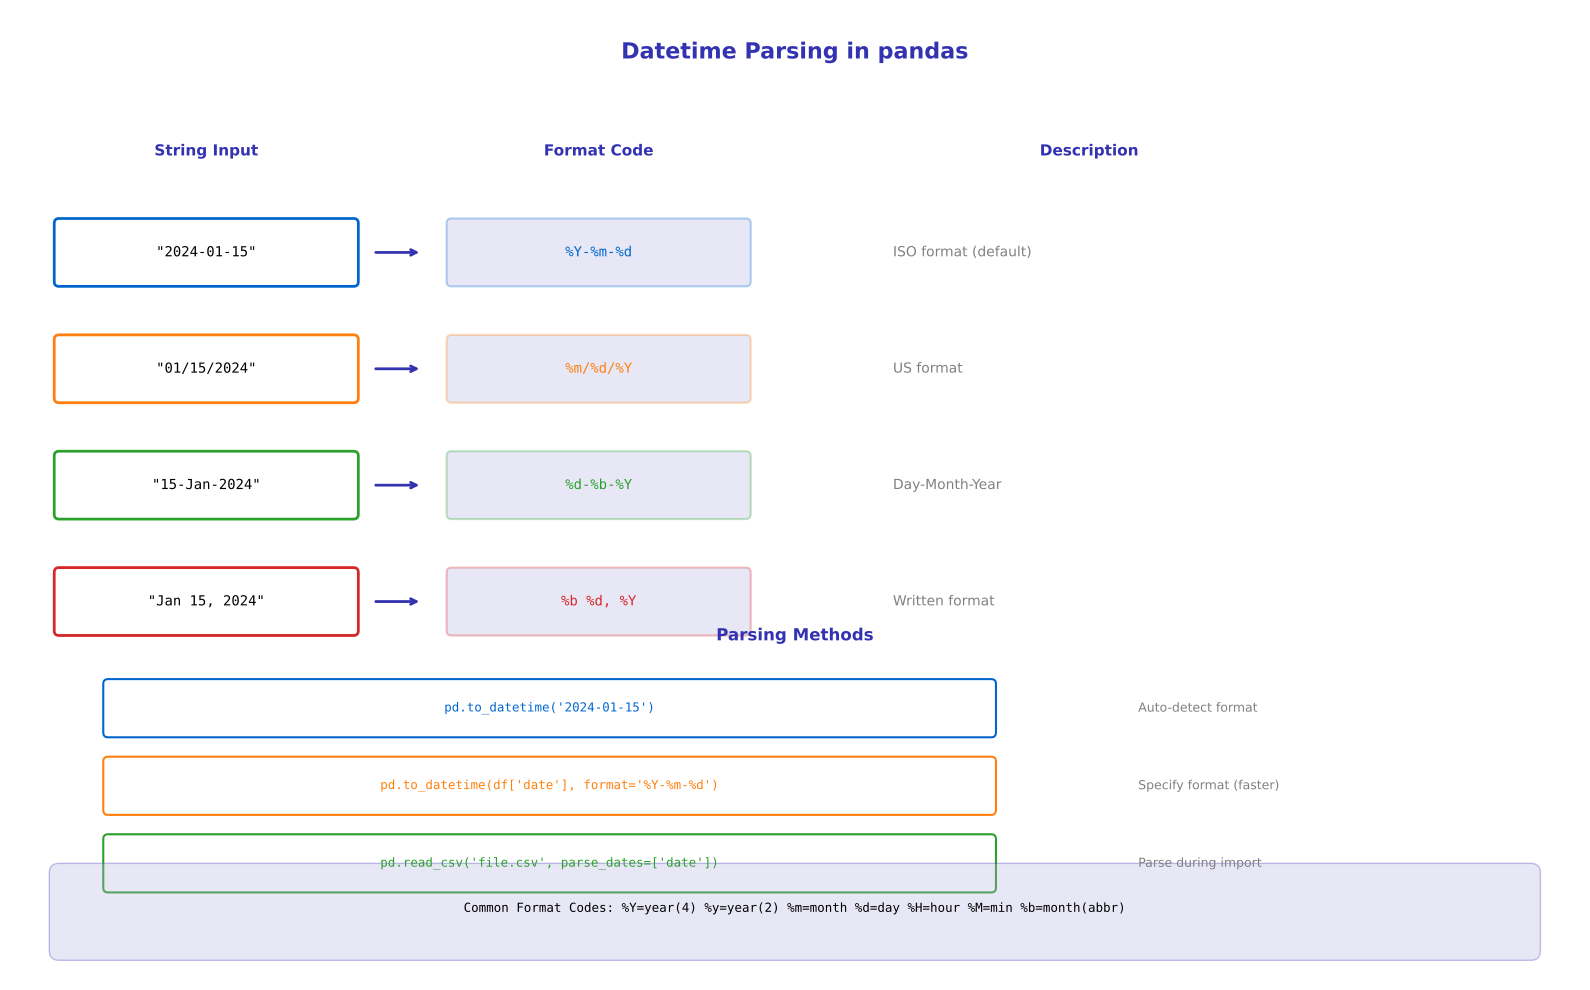

This figure's Python source:
"""Datetime Parsing - Converting strings to datetime"""
import matplotlib.pyplot as plt
import matplotlib.patches as patches
from matplotlib.patches import FancyBboxPatch
import numpy as np
import pandas as pd
from pathlib import Path

# Standard matplotlib configuration
plt.rcParams.update({
    'font.size': 10,
    'axes.labelsize': 10,
    'axes.titlesize': 11,
    'xtick.labelsize': 9,
    'ytick.labelsize': 9,
    'legend.fontsize': 9,
    'figure.figsize': (10, 6),
    'figure.dpi': 150
})

# Course colors
MLPURPLE = '#3333B2'
MLLAVENDER = '#ADADE0'
MLBLUE = '#0066CC'
MLORANGE = '#FF7F0E'
MLGREEN = '#2CA02C'
MLRED = '#D62728'

fig, ax = plt.subplots(figsize=(16, 10))
ax.set_xlim(0, 16)
ax.set_ylim(0, 10)
ax.axis('off')

# Title
ax.text(8, 9.5, 'Datetime Parsing in pandas', ha='center',
        fontsize=16, fontweight='bold', color=MLPURPLE)

# Common date formats
formats = [
    {'raw': '"2024-01-15"', 'format': '%Y-%m-%d', 'desc': 'ISO format (default)', 'color': MLBLUE},
    {'raw': '"01/15/2024"', 'format': '%m/%d/%Y', 'desc': 'US format', 'color': MLORANGE},
    {'raw': '"15-Jan-2024"', 'format': '%d-%b-%Y', 'desc': 'Day-Month-Year', 'color': MLGREEN},
    {'raw': '"Jan 15, 2024"', 'format': '%b %d, %Y', 'desc': 'Written format', 'color': MLRED},
]

ax.text(2, 8.5, 'String Input', ha='center', fontsize=11, fontweight='bold', color=MLPURPLE)
ax.text(6, 8.5, 'Format Code', ha='center', fontsize=11, fontweight='bold', color=MLPURPLE)
ax.text(11, 8.5, 'Description', ha='center', fontsize=11, fontweight='bold', color=MLPURPLE)

for i, fmt in enumerate(formats):
    y = 7.5 - i * 1.2

    # Input box
    box1 = FancyBboxPatch((0.5, y-0.3), 3, 0.6, boxstyle="round,pad=0.05",
                          edgecolor=fmt['color'], facecolor='white', linewidth=2)
    ax.add_patch(box1)
    ax.text(2, y, fmt['raw'], ha='center', va='center', fontsize=10, family='monospace')

    # Arrow
    ax.annotate('', xy=(4.2, y), xytext=(3.7, y),
                arrowprops=dict(arrowstyle='->', color=MLPURPLE, lw=2))

    # Format box
    box2 = FancyBboxPatch((4.5, y-0.3), 3, 0.6, boxstyle="round,pad=0.05",
                          edgecolor=fmt['color'], facecolor=MLLAVENDER, alpha=0.3, linewidth=1.5)
    ax.add_patch(box2)
    ax.text(6, y, fmt['format'], ha='center', va='center', fontsize=10, family='monospace', color=fmt['color'])

    # Description
    ax.text(9, y, fmt['desc'], va='center', fontsize=10, color='gray')

# Parsing methods section
ax.text(8, 3.5, 'Parsing Methods', ha='center', fontsize=12, fontweight='bold', color=MLPURPLE)

methods = [
    ("pd.to_datetime('2024-01-15')", "Auto-detect format", MLBLUE),
    ("pd.to_datetime(df['date'], format='%Y-%m-%d')", "Specify format (faster)", MLORANGE),
    ("pd.read_csv('file.csv', parse_dates=['date'])", "Parse during import", MLGREEN),
]

for i, (code, desc, color) in enumerate(methods):
    y = 2.8 - i * 0.8

    box = FancyBboxPatch((1, y-0.25), 9, 0.5, boxstyle="round,pad=0.05",
                         edgecolor=color, facecolor='white', linewidth=1.5)
    ax.add_patch(box)
    ax.text(5.5, y, code, ha='center', va='center', fontsize=9, family='monospace', color=color)
    ax.text(11.5, y, desc, va='center', fontsize=9, color='gray')

# Format codes reference
ref_box = FancyBboxPatch((0.5, 0.3), 15, 0.8, boxstyle="round,pad=0.1",
                         edgecolor=MLPURPLE, facecolor=MLLAVENDER, alpha=0.3)
ax.add_patch(ref_box)
ax.text(8, 0.7, 'Common Format Codes: %Y=year(4) %y=year(2) %m=month %d=day %H=hour %M=min %b=month(abbr)',
        ha='center', fontsize=9, family='monospace')

plt.tight_layout()
plt.savefig(Path(__file__).parent / 'chart.pdf', dpi=300, bbox_inches='tight')
plt.close()
